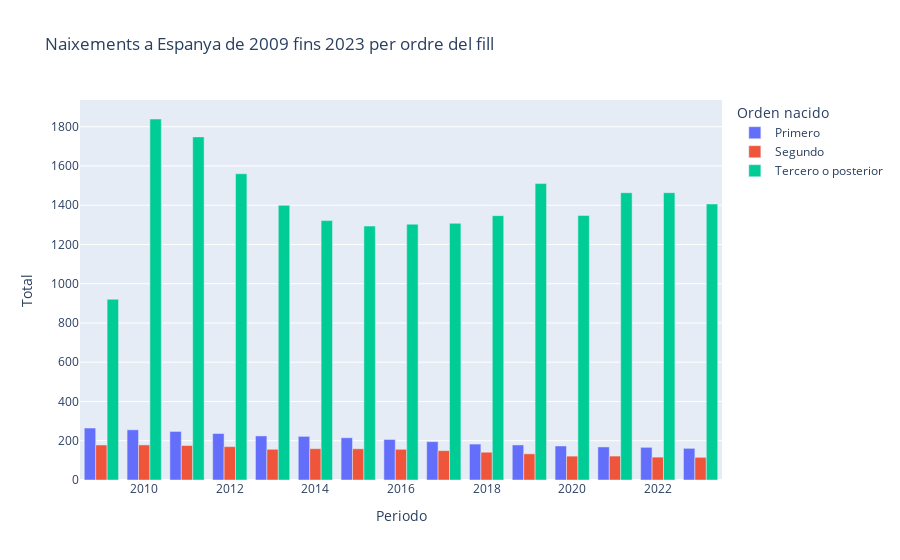

The code cell stored with this chart in its notebook:
### Code cell
datos2009_2023 = data[(data['Periodo'].between(2009,2023)) & (data['Edad de la madre'].notna()) & (data['Edad de la madre'] == 'Todas las edades') & (data['Orden del nacido vivo'] != 'Todos') & (data['Nacional y Comunidades autónomas'] == 'Total Nacional')].copy()
#valor=data['Orden del nacido vivo'].unique()
#print(valor)

def categorizar_nacimienot(posicion):
    if posicion == 'Primero':
        return 'Primero'
    elif posicion == 'Segundo':
        return 'Segundo'
    elif posicion in ['Tercero', 'Cuarto', 'Quinto', 'Sexto', 'Séptimo', 'Octavo', 'Noveno', 'Décimo y más']:
        return 'Tercero o posterior'
    
datos2009_2023['Orden nacido'] = datos2009_2023['Orden del nacido vivo'].apply(categorizar_nacimienot)
datos_filtrados = datos2009_2023.groupby(['Periodo','Orden nacido'])['Total'].sum().reset_index()

px.bar(datos_filtrados, x='Periodo', y='Total', color='Orden nacido',barmode = "group",title='Naixements a Espanya de 2009 fins 2023 per ordre del fill')

### Figure 1 — Plotly figure (JSON) as saved in the notebook; plotly's stock layout.template omitted (floating-point values rounded to 4 significant figures)
{"data": [{"alignmentgroup": "True", "hovertemplate": "Orden nacido=Primero<br>Periodo=%{x}<br>Total=%{y}<extra></extra>", "legendgroup": "Primero", "marker": {"color": "#636efa", "pattern": {"shape": ""}}, "name": "Primero", "offsetgroup": "Primero", "orientation": "v", "showlegend": true, "textposition": "auto", "type": "bar", "x": [2009, 2010, 2011, 2012, 2013, 2014, 2015, 2016, 2017, 2018, 2019, 2020, 2021, 2022, 2023], "xaxis": "x", "y": [264.8, 255.8, 247.5, 236.9, 224.5, 222.4, 215.2, 206.5, 195.5, 183.0, 178.6, 173.4, 168.4, 166.4, 161.3], "yaxis": "y"}, {"alignmentgroup": "True", "hovertemplate": "Orden nacido=Segundo<br>Periodo=%{x}<br>Total=%{y}<extra></extra>", "legendgroup": "Segundo", "marker": {"color": "#EF553B", "pattern": {"shape": ""}}, "name": "Segundo", "offsetgroup": "Segundo", "orientation": "v", "showlegend": true, "textposition": "auto", "type": "bar", "x": [2009, 2010, 2011, 2012, 2013, 2014, 2015, 2016, 2017, 2018, 2019, 2020, 2021, 2022, 2023], "xaxis": "x", "y": [178.4, 178.8, 175.7, 170.0, 156.6, 159.4, 159.1, 156.5, 149.7, 141.6, 133.4, 121.7, 121.9, 116.7, 115.6], "yaxis": "y"}, {"alignmentgroup": "True", "hovertemplate": "Orden nacido=Tercero o posterior<br>Periodo=%{x}<br>Total=%{y}<extra></extra>", "legendgroup": "Tercero o posterior", "marker": {"color": "#00cc96", "pattern": {"shape": ""}}, "name": "Tercero o posterior", "offsetgroup": "Tercero o posterior", "orientation": "v", "showlegend": true, "textposition": "auto", "type": "bar", "x": [2009, 2010, 2011, 2012, 2013, 2014, 2015, 2016, 2017, 2018, 2019, 2020, 2021, 2022, 2023], "xaxis": "x", "y": [921.0, 1839.0, 1748.0, 1560.0, 1399.0, 1322.0, 1294.0, 1303.0, 1308.0, 1347.0, 1510.0, 1348.0, 1464.0, 1464.0, 1406.0], "yaxis": "y"}], "layout": {"barmode": "group", "legend": {"title": {"text": "Orden nacido"}, "tracegroupgap": 0}, "title": {"text": "Naixements a Espanya de 2009 fins 2023 per ordre del fill"}, "xaxis": {"anchor": "y", "domain": [0, 1], "title": {"text": "Periodo"}}, "yaxis": {"anchor": "x", "domain": [0, 1], "title": {"text": "Total"}}}}
